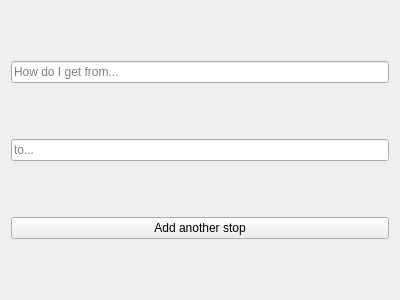
<?xml version="1.0" encoding="UTF-8"?>
<ui version="4.0">
 <class>DirectionsSelectionWidget</class>
 <widget class="QWidget" name="DirectionsSelectionWidget">
  <property name="geometry">
   <rect>
    <x>0</x>
    <y>0</y>
    <width>400</width>
    <height>300</height>
   </rect>
  </property>
  <property name="windowTitle">
   <string notr="true">Form</string>
  </property>
  <layout class="QVBoxLayout" name="verticalLayout_2">
   <item>
    <widget class="StationEntryBox" name="departure">
     <property name="placeholderText">
      <string>How do I get from...</string>
     </property>
    </widget>
   </item>
   <item>
    <widget class="StationEntryBox" name="destination">
     <property name="placeholderText">
      <string>to...</string>
     </property>
    </widget>
   </item>
   <item>
    <layout class="QVBoxLayout" name="verticalLayout"/>
   </item>
   <item>
    <widget class="QPushButton" name="addStopButton">
     <property name="text">
      <string>Add another stop</string>
     </property>
    </widget>
   </item>
  </layout>
 </widget>
 <customwidgets>
  <customwidget>
   <class>StationEntryBox</class>
   <extends>QLineEdit</extends>
   <header>stationentrybox.h</header>
  </customwidget>
 </customwidgets>
 <resources/>
 <connections/>
</ui>
